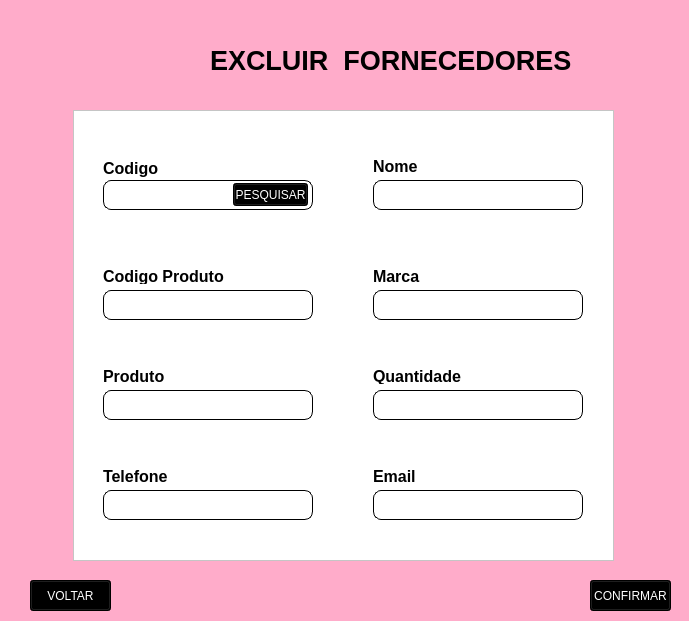
<?xml version="1.0" encoding="UTF-8"?>
<ui version="4.0">
 <class>Form</class>
 <widget class="QWidget" name="Form">
  <property name="geometry">
   <rect>
    <x>0</x>
    <y>0</y>
    <width>689</width>
    <height>621</height>
   </rect>
  </property>
  <property name="maximumSize">
   <size>
    <width>689</width>
    <height>621</height>
   </size>
  </property>
  <property name="windowTitle">
   <string>EXCLUIR CONTA</string>
  </property>
  <property name="windowIcon">
   <iconset>
    <normaloff>iMAGENs/2-removebg-preview.png</normaloff>iMAGENs/2-removebg-preview.png</iconset>
  </property>
  <property name="styleSheet">
   <string notr="true">background-color: rgb(255, 172, 202);</string>
  </property>
  <widget class="QFrame" name="frame">
   <property name="geometry">
    <rect>
     <x>73</x>
     <y>110</y>
     <width>541</width>
     <height>451</height>
    </rect>
   </property>
   <property name="styleSheet">
    <string notr="true">background-color: rgb(255, 255, 255);</string>
   </property>
   <property name="frameShape">
    <enum>QFrame::StyledPanel</enum>
   </property>
   <property name="frameShadow">
    <enum>QFrame::Raised</enum>
   </property>
   <widget class="QLineEdit" name="id">
    <property name="geometry">
     <rect>
      <x>30</x>
      <y>70</y>
      <width>210</width>
      <height>30</height>
     </rect>
    </property>
    <property name="font">
     <font>
      <family>Nirmala UI</family>
     </font>
    </property>
    <property name="styleSheet">
     <string notr="true">QLineEdit {
background-color: #fff;
border: 1px solid #000000;
border-radius: 8px;
}

QLineEdit:focus {
border: 2px solid #000000;

}</string>
    </property>
   </widget>
   <widget class="QLineEdit" name="nome">
    <property name="geometry">
     <rect>
      <x>300</x>
      <y>70</y>
      <width>210</width>
      <height>30</height>
     </rect>
    </property>
    <property name="font">
     <font>
      <family>Nirmala UI</family>
     </font>
    </property>
    <property name="styleSheet">
     <string notr="true">QLineEdit {
background-color: #fff;
border: 1px solid #000000;
border-radius: 8px;
}

QLineEdit:focus {
border: 2px solid #000000;

}</string>
    </property>
   </widget>
   <widget class="QLineEdit" name="id_prod">
    <property name="geometry">
     <rect>
      <x>30</x>
      <y>180</y>
      <width>210</width>
      <height>30</height>
     </rect>
    </property>
    <property name="font">
     <font>
      <family>Nirmala UI</family>
     </font>
    </property>
    <property name="styleSheet">
     <string notr="true">QLineEdit {
background-color: #fff;
border: 1px solid #000000;
border-radius: 8px;
}

QLineEdit:focus {
border: 2px solid #000000;

}</string>
    </property>
   </widget>
   <widget class="QLineEdit" name="marca">
    <property name="geometry">
     <rect>
      <x>300</x>
      <y>180</y>
      <width>210</width>
      <height>30</height>
     </rect>
    </property>
    <property name="font">
     <font>
      <family>Nirmala UI</family>
     </font>
    </property>
    <property name="styleSheet">
     <string notr="true">QLineEdit {
background-color: #fff;
border: 1px solid #000000;
border-radius: 8px;
}

QLineEdit:focus {
border: 2px solid #000000;

}</string>
    </property>
   </widget>
   <widget class="QLineEdit" name="produto">
    <property name="geometry">
     <rect>
      <x>30</x>
      <y>280</y>
      <width>210</width>
      <height>30</height>
     </rect>
    </property>
    <property name="font">
     <font>
      <family>Nirmala UI</family>
     </font>
    </property>
    <property name="styleSheet">
     <string notr="true">QLineEdit {
background-color: #fff;
border: 1px solid #000000;
border-radius: 8px;
}

QLineEdit:focus {
border: 2px solid #000000;

}</string>
    </property>
   </widget>
   <widget class="QLineEdit" name="quantidade">
    <property name="geometry">
     <rect>
      <x>300</x>
      <y>280</y>
      <width>210</width>
      <height>30</height>
     </rect>
    </property>
    <property name="font">
     <font>
      <family>Nirmala UI</family>
     </font>
    </property>
    <property name="styleSheet">
     <string notr="true">QLineEdit {
background-color: #fff;
border: 1px solid #000000;
border-radius: 8px;
}

QLineEdit:focus {
border: 2px solid #000000;

}</string>
    </property>
   </widget>
   <widget class="QLabel" name="label_2">
    <property name="geometry">
     <rect>
      <x>30</x>
      <y>48</y>
      <width>121</width>
      <height>21</height>
     </rect>
    </property>
    <property name="font">
     <font>
      <family>Arial</family>
      <pointsize>12</pointsize>
      <weight>75</weight>
      <bold>true</bold>
     </font>
    </property>
    <property name="text">
     <string>Codigo</string>
    </property>
   </widget>
   <widget class="QLabel" name="label_3">
    <property name="geometry">
     <rect>
      <x>30</x>
      <y>158</y>
      <width>121</width>
      <height>16</height>
     </rect>
    </property>
    <property name="font">
     <font>
      <family>Arial</family>
      <pointsize>12</pointsize>
      <weight>75</weight>
      <italic>false</italic>
      <bold>true</bold>
     </font>
    </property>
    <property name="text">
     <string>Codigo Produto</string>
    </property>
   </widget>
   <widget class="QLabel" name="label_4">
    <property name="geometry">
     <rect>
      <x>30</x>
      <y>258</y>
      <width>121</width>
      <height>16</height>
     </rect>
    </property>
    <property name="font">
     <font>
      <family>Arial</family>
      <pointsize>12</pointsize>
      <weight>75</weight>
      <bold>true</bold>
     </font>
    </property>
    <property name="text">
     <string>Produto</string>
    </property>
   </widget>
   <widget class="QLabel" name="label_5">
    <property name="geometry">
     <rect>
      <x>300</x>
      <y>258</y>
      <width>121</width>
      <height>16</height>
     </rect>
    </property>
    <property name="font">
     <font>
      <family>Arial</family>
      <pointsize>12</pointsize>
      <weight>75</weight>
      <bold>true</bold>
     </font>
    </property>
    <property name="text">
     <string>Quantidade</string>
    </property>
   </widget>
   <widget class="QLabel" name="label_6">
    <property name="geometry">
     <rect>
      <x>300</x>
      <y>158</y>
      <width>121</width>
      <height>16</height>
     </rect>
    </property>
    <property name="font">
     <font>
      <family>Arial</family>
      <pointsize>12</pointsize>
      <weight>75</weight>
      <bold>true</bold>
     </font>
    </property>
    <property name="text">
     <string>Marca</string>
    </property>
   </widget>
   <widget class="QLabel" name="label_7">
    <property name="geometry">
     <rect>
      <x>300</x>
      <y>48</y>
      <width>121</width>
      <height>16</height>
     </rect>
    </property>
    <property name="font">
     <font>
      <family>Arial</family>
      <pointsize>12</pointsize>
      <weight>75</weight>
      <bold>true</bold>
     </font>
    </property>
    <property name="text">
     <string>Nome</string>
    </property>
   </widget>
   <widget class="QLineEdit" name="telefone">
    <property name="geometry">
     <rect>
      <x>30</x>
      <y>380</y>
      <width>210</width>
      <height>30</height>
     </rect>
    </property>
    <property name="font">
     <font>
      <family>Nirmala UI</family>
     </font>
    </property>
    <property name="styleSheet">
     <string notr="true">QLineEdit {
background-color: #fff;
border: 1px solid #000000;
border-radius: 8px;
}

QLineEdit:focus {
border: 2px solid #000000;

}</string>
    </property>
   </widget>
   <widget class="QLineEdit" name="email">
    <property name="geometry">
     <rect>
      <x>300</x>
      <y>380</y>
      <width>210</width>
      <height>30</height>
     </rect>
    </property>
    <property name="font">
     <font>
      <family>Nirmala UI</family>
     </font>
    </property>
    <property name="styleSheet">
     <string notr="true">QLineEdit {
background-color: #fff;
border: 1px solid #000000;
border-radius: 8px;
}

QLineEdit:focus {
border: 2px solid #000000;

}</string>
    </property>
   </widget>
   <widget class="QLabel" name="label_8">
    <property name="geometry">
     <rect>
      <x>30</x>
      <y>358</y>
      <width>121</width>
      <height>16</height>
     </rect>
    </property>
    <property name="font">
     <font>
      <family>Arial</family>
      <pointsize>12</pointsize>
      <weight>75</weight>
      <bold>true</bold>
     </font>
    </property>
    <property name="text">
     <string>Telefone</string>
    </property>
   </widget>
   <widget class="QLabel" name="label_9">
    <property name="geometry">
     <rect>
      <x>300</x>
      <y>358</y>
      <width>121</width>
      <height>16</height>
     </rect>
    </property>
    <property name="font">
     <font>
      <family>Arial</family>
      <pointsize>12</pointsize>
      <weight>75</weight>
      <bold>true</bold>
     </font>
    </property>
    <property name="text">
     <string>Email</string>
    </property>
   </widget>
   <widget class="QPushButton" name="pesquisar">
    <property name="geometry">
     <rect>
      <x>160</x>
      <y>73</y>
      <width>75</width>
      <height>23</height>
     </rect>
    </property>
    <property name="styleSheet">
     <string notr="true">background-color: rgb(0, 0, 0);
color: rgb(255, 255, 255);</string>
    </property>
    <property name="text">
     <string>PESQUISAR</string>
    </property>
   </widget>
  </widget>
  <widget class="QLabel" name="label">
   <property name="geometry">
    <rect>
     <x>210</x>
     <y>25</y>
     <width>441</width>
     <height>71</height>
    </rect>
   </property>
   <property name="font">
    <font>
     <family>Arial</family>
     <pointsize>20</pointsize>
     <weight>75</weight>
     <bold>true</bold>
    </font>
   </property>
   <property name="text">
    <string>EXCLUIR  FORNECEDORES</string>
   </property>
  </widget>
  <widget class="QLabel" name="label_10">
   <property name="geometry">
    <rect>
     <x>10</x>
     <y>6</y>
     <width>181</width>
     <height>101</height>
    </rect>
   </property>
   <property name="text">
    <string/>
   </property>
   <property name="pixmap">
    <pixmap>iMAGENs/LOGO-removebg-preview.png</pixmap>
   </property>
   <property name="scaledContents">
    <bool>true</bool>
   </property>
  </widget>
  <widget class="QPushButton" name="confirmar">
   <property name="geometry">
    <rect>
     <x>590</x>
     <y>580</y>
     <width>81</width>
     <height>31</height>
    </rect>
   </property>
   <property name="styleSheet">
    <string notr="true">background-color: rgb(0, 0, 0);
color: rgb(255, 255, 255);</string>
   </property>
   <property name="text">
    <string>CONFIRMAR</string>
   </property>
  </widget>
  <widget class="QPushButton" name="voltar">
   <property name="geometry">
    <rect>
     <x>30</x>
     <y>580</y>
     <width>81</width>
     <height>31</height>
    </rect>
   </property>
   <property name="styleSheet">
    <string notr="true">background-color: rgb(0, 0, 0);
color: rgb(255, 255, 255);</string>
   </property>
   <property name="text">
    <string>VOLTAR</string>
   </property>
  </widget>
 </widget>
 <resources/>
 <connections/>
</ui>
